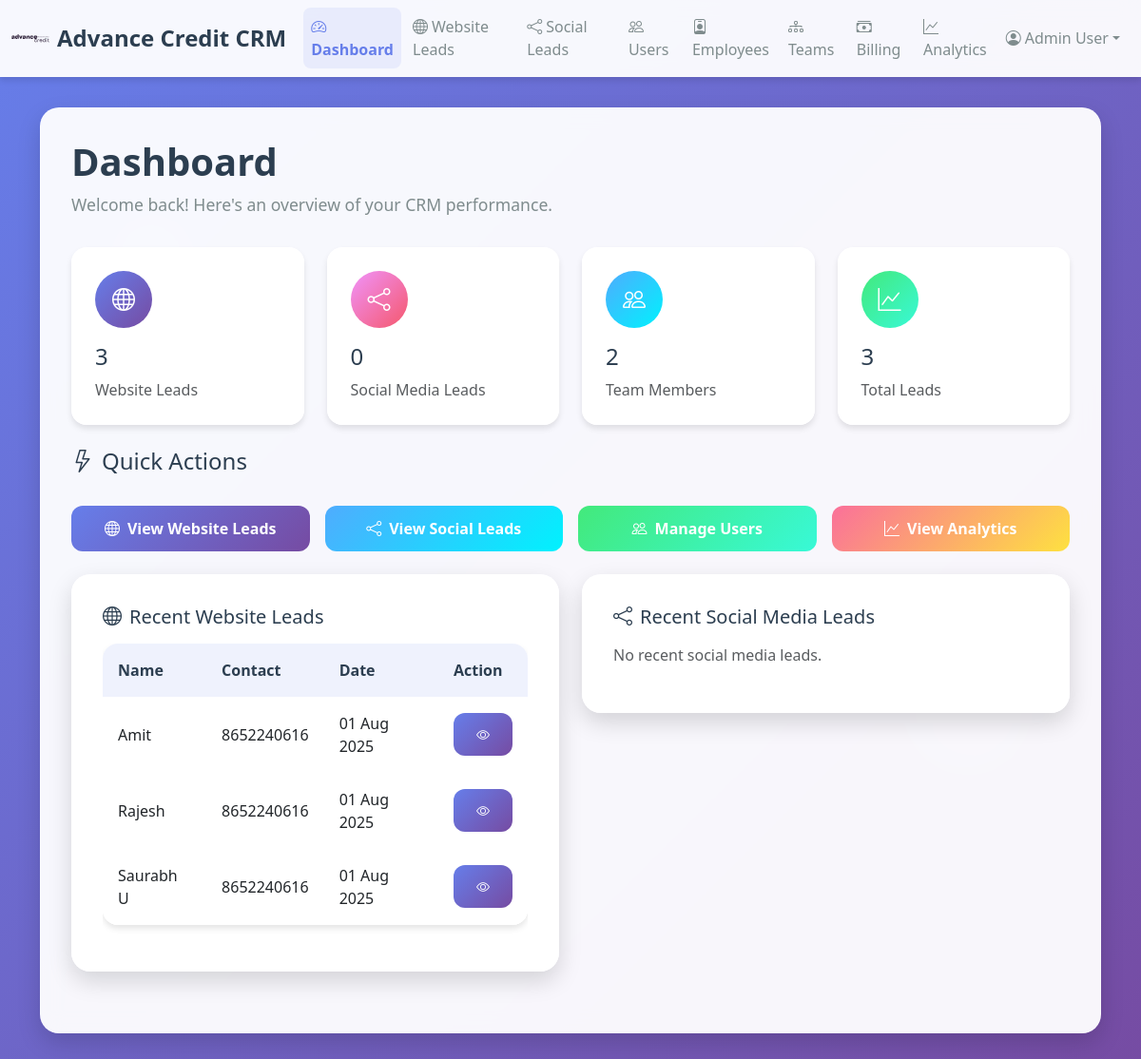
The page /crm/dashboard (signed in) on the database as committed earlier.
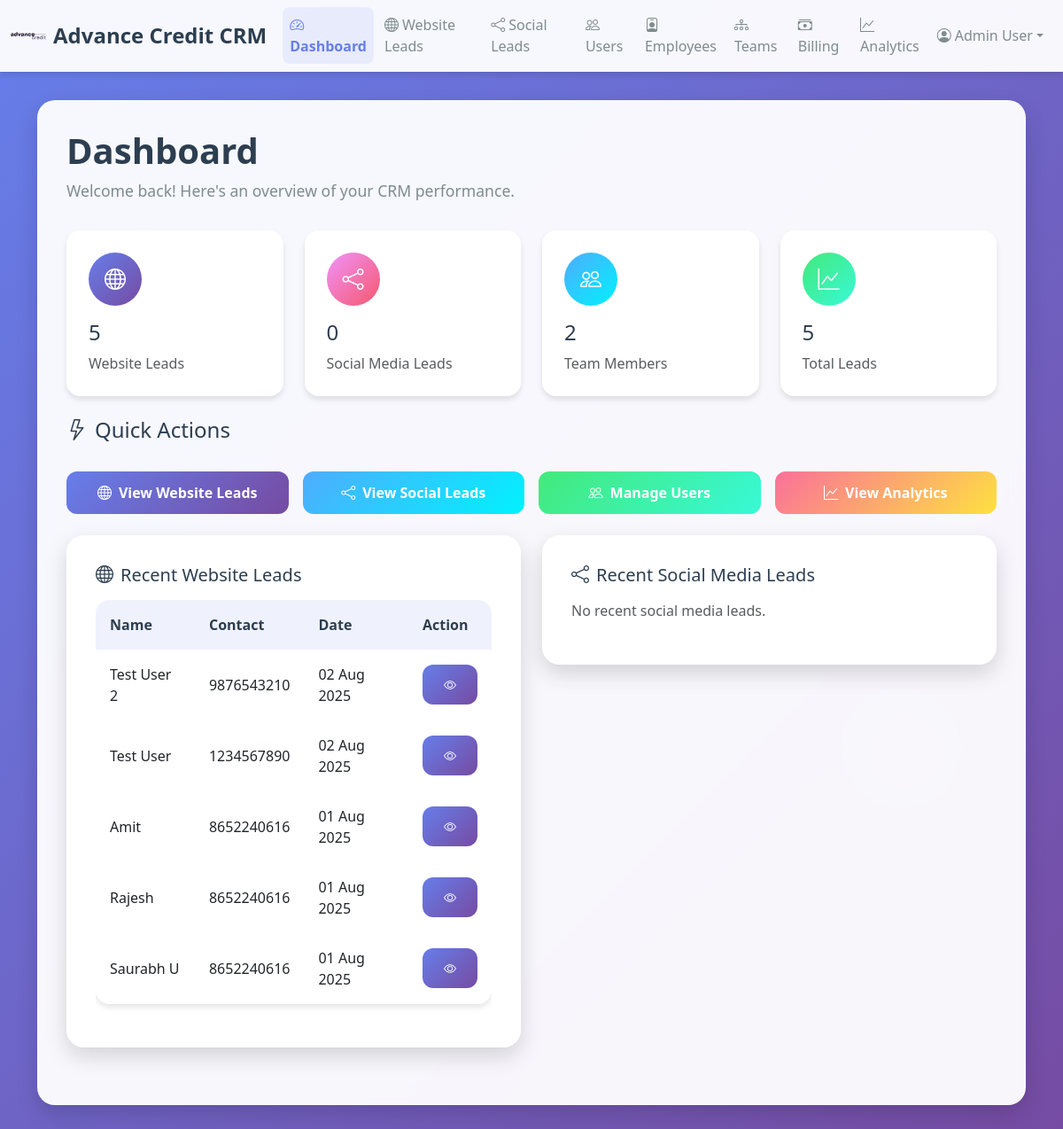
The same page on the database as committed later.
### src/shared/crm_models.py (models this page shows)
class WebsiteLead(CRMBase):
    __tablename__ = "website_leads"
    lead_id = Column(Integer, primary_key=True, index=True)
    name = Column(String(128), nullable=False)
    contact = Column(String(64), nullable=False)
    email = Column(String(128))
    message = Column(Text)
    created_at = Column(DateTime, server_default=func.now())

### src/crm/routes.py (the view)
@router.get("/dashboard", response_class=HTMLResponse)
def dashboard(request: Request, db: Session = Depends(get_db)):
    if not request.session.get("user_id"):
        return RedirectResponse("/crm/login", status_code=status.HTTP_302_FOUND)
    user_role = request.session.get("user_role")
    employee_id = request.session.get("employee_id")
    if user_role == "admin":
        website_leads_count = db.query(WebsiteLead).count()
        social_leads_count = db.query(SocialMediaLead).count()
        total_leads = website_leads_count + social_leads_count
        users_count = db.query(User).count()
        employees_count = db.query(Employee).count()
        teams_count = db.query(Team).count()
        recent_website_leads = db.query(WebsiteLead).order_by(WebsiteLead.created_at.desc()).limit(5).all()
        recent_social_leads = db.query(SocialMediaLead).order_by(SocialMediaLead.created_at.desc()).limit(5).all()
    else:
        if employee_id:
            website_assignments = db.query(LeadAssignment).filter(
                LeadAssignment.employee_id == employee_id,
                LeadAssignment.lead_type == "website"
            ).count()
            social_assignments = db.query(LeadAssignment).filter(
                LeadAssignment.employee_id == employee_id,
                LeadAssignment.lead_type == "social"
            ).count()
            website_leads_count = website_assignments
            social_leads_count = social_assignments
            total_leads = website_leads_count + social_leads_count
            website_lead_ids = db.query(LeadAssignment.lead_id).filter(
                LeadAssignment.employee_id == employee_id,
                LeadAssignment.lead_type == "website"
            ).all()
            social_lead_ids = db.query(LeadAssignment.lead_id).filter(
                LeadAssignment.employee_id == employee_id,
                LeadAssignment.lead_type == "social"
            ).all()
            if website_lead_ids:
                recent_website_leads = db.query(WebsiteLead).filter(
                    WebsiteLead.lead_id.in_([id[0] for id in website_lead_ids])
                ).order_by(WebsiteLead.created_at.desc()).limit(5).all()
            else:
                recent_website_leads = []
            if social_lead_ids:
                recent_social_leads = db.query(SocialMediaLead).filter(
                    SocialMediaLead.lead_id.in_([id[0] for id in social_lead_ids])
                ).order_by(SocialMediaLead.created_at.desc()).limit(5).all()
            else:
                recent_social_leads = []
        else:
            website_leads_count = 0
            social_leads_count = 0
            total_leads = 0
            recent_website_leads = []
            recent_social_leads = []
        users_count = 0  # Employees don't see user count
        employees_count = 0  # Employees don't see employee count
        teams_count = 0  # Employees don't see team count
    return templates.TemplateResponse("dashboard.html", {
        "request": request,
        "total_leads": total_leads,
        "website_leads_count": website_leads_count,
        "social_leads_count": social_leads_count,
        "users_count": users_count,
        "employees_count": employees_count,
        "teams_count": teams_count,
        "recent_website_leads": recent_website_leads,
        "recent_social_leads": recent_social_leads
    })

### src/crm/templates/dashboard.html (shortened to what the changed rows need)
{% extends 'base.html' %}
{% block content %}
<div class="glass-card">
    <h1 class="page-title">Dashboard</h1>
    <div class="row g-4 mb-4">
        <div class="col-lg-3 col-md-6">
            <div class="stats-card">
                <div class="stats-icon primary">
                    <i class="bi bi-globe"></i>
                </div>
                <h3 class="h4 mb-2">{{ website_leads_count }}</h3>
                <p class="text-muted mb-0">Website Leads</p>
            </div>
        </div>
        <div class="col-lg-3 col-md-6">
            <div class="stats-card">
                <div class="stats-icon warning">
                    <i class="bi bi-graph-up"></i>
                </div>
                <h3 class="h4 mb-2">{{ total_leads }}</h3>
                <p class="text-muted mb-0">Total Leads</p>
            </div>
        </div>
    </div>
    <div class="row">
        <div class="col-lg-6">
            <div class="glass-card">
                {% if recent_website_leads %}
                <div class="table-responsive">
                    <table class="table table-modern">
                        <thead>
                            <tr>
                                <th>Name</th>
                                <th>Contact</th>
                                <th>Date</th>
                                <th>Action</th>
                            </tr>
                        </thead>
                        <tbody>
                            {% for lead in recent_website_leads %}
                            <tr>
                                <td>{{ lead.name }}</td>
                                <td>{{ lead.contact }}</td>
                                <td>{{ lead.created_at.strftime('%d %b %Y') }}</td>
                                <td>
                                    <a href="/crm/website-leads/{{ lead.lead_id }}" class="btn btn-sm btn-primary-modern btn-modern">
                                        <i class="bi bi-eye"></i>
                                    </a>
                                </td>
                            </tr>
                            {% endfor %}
                        </tbody>
                    </table>
                </div>
                {% else %}
                <p class="text-muted">No recent website leads.</p>
                {% endif %}
            </div>
        </div>
    </div>
</div>
{% endblock %}

Rows that differ between the two databases and show on the page:
added WebsiteLead: name "Test User 2", contact "9876543210", created_at "02 Aug 2025"
added WebsiteLead: name "Test User", contact "1234567890", created_at "02 Aug 2025"
Other text that changed with them:
{{ website_leads_count }}: "3" → "5"
{{ total_leads }}: "3" → "5"
